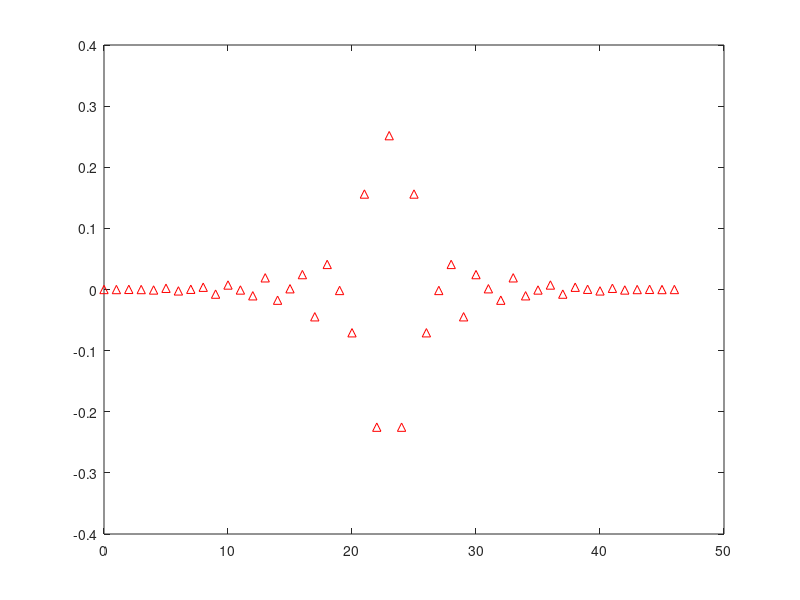
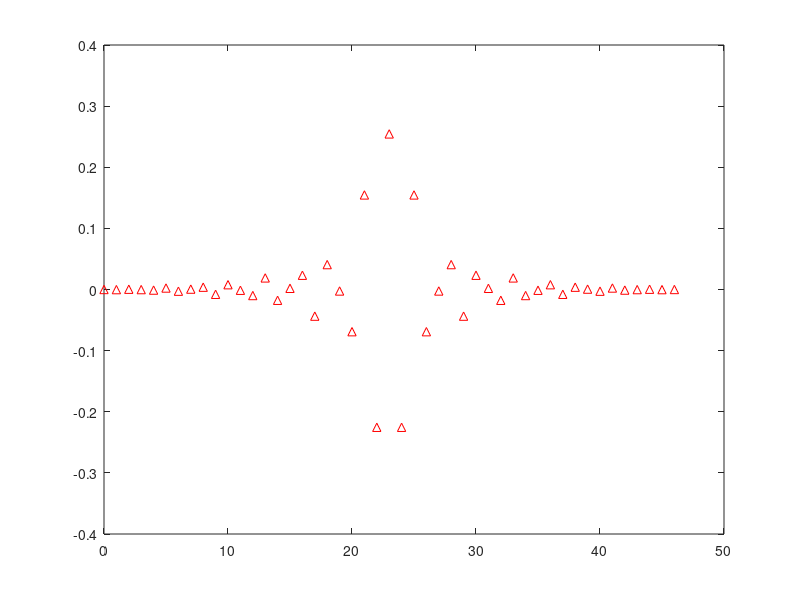

These figures' MATLAB source, in order:
fc=((15+18)/2)/44.1;
f=(18-15)/44.1;
N=ceil(3.1/f);
if N%2==0
    N=N+1;
end
n=-(N-1)/2:(N-1)/2;
w=hanning(N);
h=-2*fc*sinc(n*2*fc);
ht=w.*h';
ht((N-1)/2+1)=1-2*fc;
figure,impz(ht);


ht1= fir1 (N-1, 2*fc, 'high', barthannwin(N));
figure,impz(ht1);